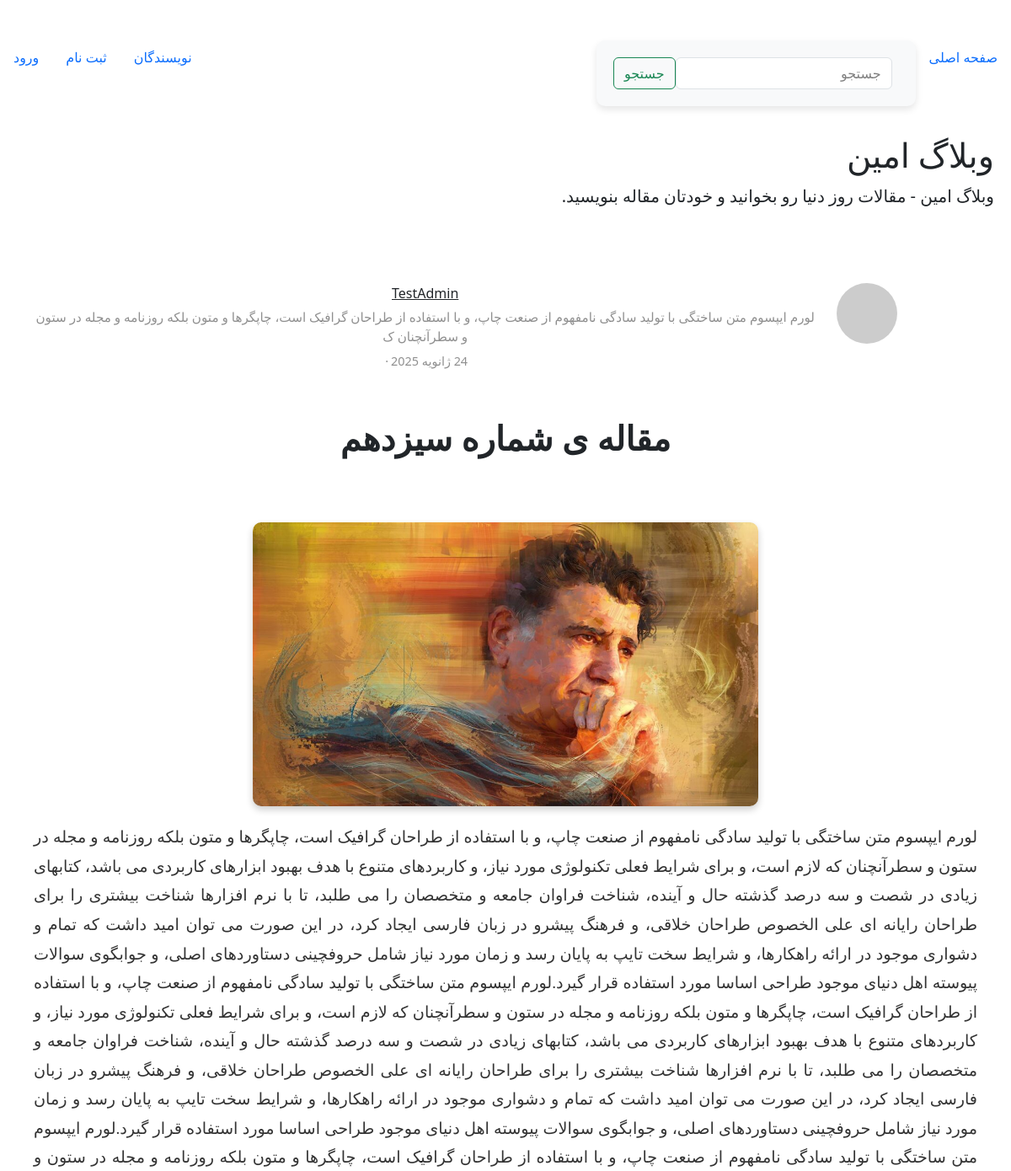
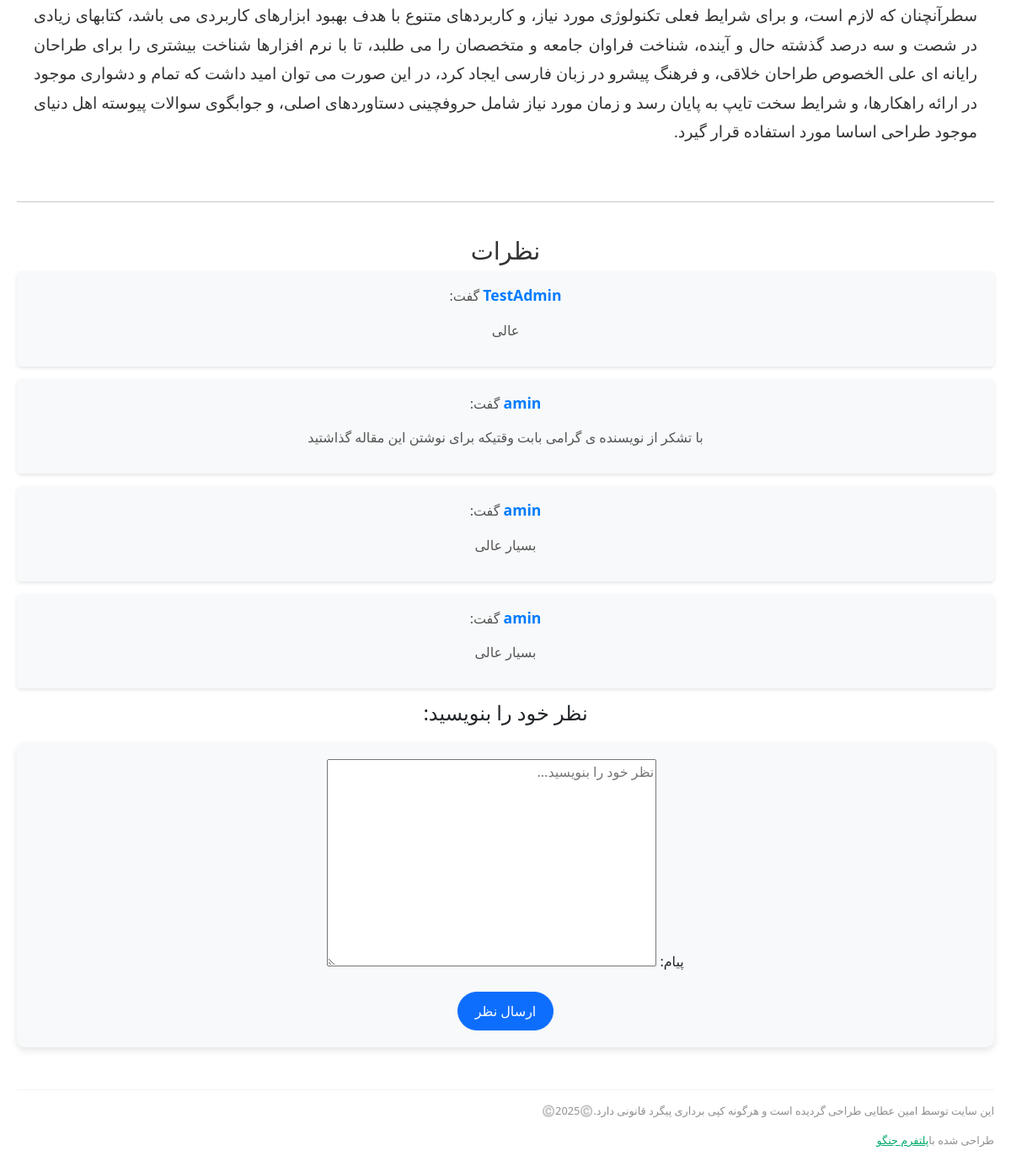
The page /13/ on the database its author committed (2 pictures, top to bottom).
### posts/models.py (models this page shows, shortened)
class Post(models.Model):
    title = models.CharField(_("عنوان"), max_length=50)
    content = models.TextField(_("توضیحات"))
    author = models.ForeignKey(
        settings.AUTH_USER_MODEL, verbose_name=_("نویسنده"), on_delete=models.CASCADE
    )
    created_time = models.DateTimeField(_("زمان ایجاد"), auto_now_add=True)
    published_time = models.DateTimeField(_("زمان تغییرات"), auto_now=True)
    image = models.ImageField(_("تصویر مقاله"), upload_to="Posts/%Y/%m/%d")
    categories = models.ForeignKey(
        Category,
        verbose_name=_("دسته بندی"),
        related_name="posts",
        on_delete=models.CASCADE,
        blank=True,
        null=True,
    )
    tags = models.ManyToManyField(Tag, verbose_name=_("تگ ها"), default="تگ اول")
    is_approved = models.BooleanField(_("تایید شده"), default=False)  # فیلد تایید
    class Meta:
        verbose_name = _("مقاله")
        verbose_name_plural = _("مقالات")

class Comment(models.Model):
    blog = models.ForeignKey(
        "Post",
        verbose_name=_("مقاله"),
        related_name=("comments"),
        on_delete=models.CASCADE,
    )
    name = models.CharField(_("نام کاربر"), max_length=50)
    email = models.EmailField(_("ایمیل کاربر"), max_length=254)
    message = models.TextField(_("پیام"))
    created_at = models.DateTimeField(_("زمان نوشتن نظر"), auto_now_add=True)
    user = models.ForeignKey(
        settings.AUTH_USER_MODEL, verbose_name=_("کاربر"), on_delete=models.CASCADE
    )
    class Meta:
        db_table = "Comment"
        managed = True
        verbose_name = _("نظر")
        verbose_name_plural = _("نظرات")

### accounts/models.py (models this page shows)
class CustomUser(AbstractUser):
    phone_number = models.CharField(max_length=50)

### posts/views.py (the view, shortened to what this page needs)
# urls.py: path("<int:pk>/", Post_Detail, name="Post_detail"),
def Post_Detail(request, pk):
    post = get_object_or_404(Post, id=pk, is_approved=True)  # فقط مقاله تایید شده
    comments = Comment.objects.filter(blog=post)
    form = CommentForm()
    context = {"form": form, "post": post, "comments": comments}
    return render(request, "posts/Post_detail.html", context)

### posts/form.py
class CommentForm(forms.ModelForm):
    class Meta:
        model = Comment
        fields = ["message"]
        widgets = {
            "message": forms.Textarea(attrs={"placeholder": "نظر خود را بنویسید..."}),
        }

### posts/templatetags/custom_tags.py (called while the page is built)
@register.filter
def is_author_or_superuser(user, author_username):
    return user.is_superuser or user.username == author_username

### templates/posts/Post_detail.html (shortened to what this page needs)
{% extends "base.html" %}
{% load custom_tags %}
{% block content %}
<div class="all">
    <div class="container">
        <div class="row">
            <div class="col-md-12 col-xs-12">
                <div class="mainheading">
                    <div class="row post-top-meta">
                        <div class="col-md-2">
                            <a href="author.html">
                                <img class="author-thumb" src="https://www.gravatar.com/avatar/e56154546cf4be74e393c62d1ae9f9d4?s=250&amp;d=mm&amp;r=x" alt="Author">
                            </a>
                        </div>
                        <div class="col-md-10">
                            <a class="link-dark" href="author.html">{{ post.author }}</a>
                            <span class="author-description">{{ post.content|slice:150 }}</span>
                            <span class="post-date">{{ post.created_time|date:"j F Y" }}</span><span class="dot"></span>
                        </div>
                    </div>
                    <br>
                    <h1 class="posttitle">{{ post.title }}</h1>
                    <br>
                </div>
                <img id="img" class="featured-image img-fluid" src="{{ post.image.url }}" alt="Post Image">
                <div class="article-post">
                    <p>
                        {{ post.content }}
                    </p>
                </div>
            </div>
        </div>
    </div>
    <hr>
    <div class="comments-section">
        <h3>نظرات</h3>
        {% for comment in comments %}
        <div class="comment">
            <p><strong>{{ comment.name }}</strong> گفت:</p>
            <p>{{ comment.message }}</p>
        </div>
        {% empty %}
        <p>هنوز نظری برای این پست ثبت نشده است.</p>
        {% endfor %}
        <h4>نظر خود را بنویسید:</h4>
        <form method="POST">
            {{ form.as_p }}
            <button type="submit" class="btn btn-primary">ارسال نظر</button>
        </form>
    </div>
</div>
{% endblock content %}

### static/css/mediumish.css (style rules this page uses)
body { padding-top:5rem; }
.mainheading { padding:1rem 0rem; }
a { color:#00ab6b; }
a,a:hover { transition:all 0.2s; }
.author-thumb { width:40px; height:40px; float:left; margin-right:13px; border-radius:100%; }
.post-top-meta { margin-bottom:2rem; }
.post-top-meta .author-thumb { width:72px; height:72px; }
.post-top-meta span { font-size:0.9rem; color:rgba(0,0,0,.44); display:inline-block; }
.post-top-meta .author-description { margin-bottom:5px; margin-top:5px; font-size:0.95rem; }
span.post-name,span.post-date,span.author-meta { display:inline-block; }
span.post-date,span.post-read { color:rgba(0,0,0,.44); }
.dot:after { content:"·"; margin-left:3px; margin-right:3px; }
.mainheading h1.posttitle { font-weight:700; margin-bottom:1rem; }
.link-dark { color:rgba(0,0,0,.8); }
.article-post { font-family:Merriweather; font-size:1.2rem; line-height:1.8; color:rgba(0,0,0,.8); }
.article-post p,.article-post blockquote { margin:0 0 1.5rem 0; }
.featured-image { display:block; margin:0px auto; margin-bottom:1.5rem; }

### templates/partials/_header.html (style rules this page uses)
body { margin: 0; padding: 0; }

### templates/posts/Post_detail.html (style rules this page uses)
#img { width: 100%; max-width: 600px; height: auto; object-fit: cover; border-radius: 10px; box-shadow: 0 4px 8px rgba(0, 0, 0, 0.2); margin-bottom: 20px; }
.all { width: 100%; text-align: center; margin: 0; padding: 0; }
.container { max-width: 100%; margin: 0 auto; padding: 0 20px; }
.mainheading { margin: 20px auto; }
.article-post { text-align: justify; margin: 20px auto; }
.featured-image { max-width: 100%; height: auto; }
.btn-primary, .btn-danger { border-radius: 30px; padding: 10px 20px; font-size: 1rem; transition: background-color 0.3s ease; }
.comments-section h3 { margin-top: 40px; font-size: 1.8rem; color: #333; }
.comment { background-color: #f8f9fa; padding: 15px; margin-bottom: 15px; border-radius: 5px; box-shadow: 0 2px 4px rgba(0, 0, 0, 0.1); }
.comment strong { font-size: 1.1rem; color: #007bff; }
.comment p { font-size: 1rem; color: #555; }
form { background-color: #f8f9fa; padding: 20px; border-radius: 10px; box-shadow: 0 4px 8px rgba(0, 0, 0, 0.1); margin-top: 20px; }
form button { border-radius: 30px; padding: 10px 20px; font-size: 1rem; transition: background-color 0.3s ease; }

### rows shown on the page
Post: author "TestAdmin", content "لورم ایپسوم متن ساختگی با تولید سادگی نامفهوم از صنعت چاپ، و با استفاده از طراحان گرافیک است، چاپگرها و متون بلکه روزنامه و مجله در ستون و سطرآنچنان ک", created_time "24 ژانویه 2025", title "مقاله ی شماره سیزدهم", image (picture), content "لورم ایپسوم متن ساختگی با تولید سادگی نامفهوم از صنعت چاپ، و با استفاده از طراحان گرافیک است، چاپگرها و متون بلکه روزنامه و مجله در ستون و سطرآنچنان که لازم است، و برای شرایط فعلی تکنولوژی مورد نیاز، و کاربردهای متنوع با هدف بهبود ابزارهای کاربردی می باشد، کتابهای زیادی در شصت و سه درصد گذشته حال و آینده، شناخت فراوان جامعه و متخصصان را می طلبد، تا با نرم افزارها شناخت بیشتری را برای طراحان رایانه ای علی الخصوص طراحان خلاقی، و فرهنگ پیشرو در زبان فارسی ایجاد کرد، در این صورت می توان امید داشت که تمام و دشواری موجود در ارائه راهکارها، و شرایط سخت تایپ به پایان رسد و زمان مورد نیاز شامل حروفچینی دستاوردهای اصلی، و جوابگوی سوالات پیوسته اهل دنیای موجود طراحی اساسا مورد استفاده قرار گیرد.لورم…"
Comment: name "TestAdmin", message "عالی"
Comment: name "amin", message "با تشکر از نویسنده ی گرامی بابت وقتیکه برای نوشتن این مقاله گذاشتید"
Comment: name "amin", message "بسیار عالی"
Comment: name "amin", message "بسیار عالی"
